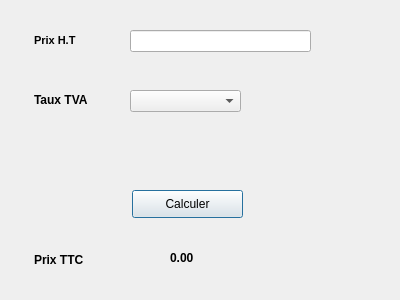
<?xml version="1.0" encoding="UTF-8"?>
<ui version="4.0">
 <class>Dialog</class>
 <widget class="QDialog" name="Dialog">
  <property name="geometry">
   <rect>
    <x>0</x>
    <y>0</y>
    <width>400</width>
    <height>300</height>
   </rect>
  </property>
  <property name="windowTitle">
   <string>Dialog</string>
  </property>
  <widget class="QLabel" name="labelHT">
   <property name="geometry">
    <rect>
     <x>34</x>
     <y>30</y>
     <width>71</width>
     <height>20</height>
    </rect>
   </property>
   <property name="font">
    <font>
     <pointsize>8</pointsize>
     <weight>75</weight>
     <bold>true</bold>
    </font>
   </property>
   <property name="text">
    <string>Prix H.T</string>
   </property>
  </widget>
  <widget class="QLineEdit" name="txtPrixHT">
   <property name="geometry">
    <rect>
     <x>130</x>
     <y>30</y>
     <width>181</width>
     <height>22</height>
    </rect>
   </property>
  </widget>
  <widget class="QLabel" name="labelTaxe">
   <property name="geometry">
    <rect>
     <x>34</x>
     <y>90</y>
     <width>71</width>
     <height>20</height>
    </rect>
   </property>
   <property name="font">
    <font>
     <weight>75</weight>
     <bold>true</bold>
    </font>
   </property>
   <property name="text">
    <string>Taux TVA</string>
   </property>
  </widget>
  <widget class="QPushButton" name="buttonOk">
   <property name="geometry">
    <rect>
     <x>132</x>
     <y>190</y>
     <width>111</width>
     <height>28</height>
    </rect>
   </property>
   <property name="text">
    <string>Calculer</string>
   </property>
  </widget>
  <widget class="QComboBox" name="taxe">
   <property name="geometry">
    <rect>
     <x>130</x>
     <y>90</y>
     <width>111</width>
     <height>22</height>
    </rect>
   </property>
  </widget>
  <widget class="QLabel" name="labelTTC">
   <property name="geometry">
    <rect>
     <x>34</x>
     <y>250</y>
     <width>81</width>
     <height>20</height>
    </rect>
   </property>
   <property name="font">
    <font>
     <weight>75</weight>
     <bold>true</bold>
    </font>
   </property>
   <property name="text">
    <string>Prix TTC</string>
   </property>
  </widget>
  <widget class="QLabel" name="txtPrixTTC">
   <property name="geometry">
    <rect>
     <x>170</x>
     <y>250</y>
     <width>55</width>
     <height>16</height>
    </rect>
   </property>
   <property name="font">
    <font>
     <weight>75</weight>
     <bold>true</bold>
    </font>
   </property>
   <property name="text">
    <string>0.00</string>
   </property>
  </widget>
 </widget>
 <resources/>
 <connections/>
</ui>
